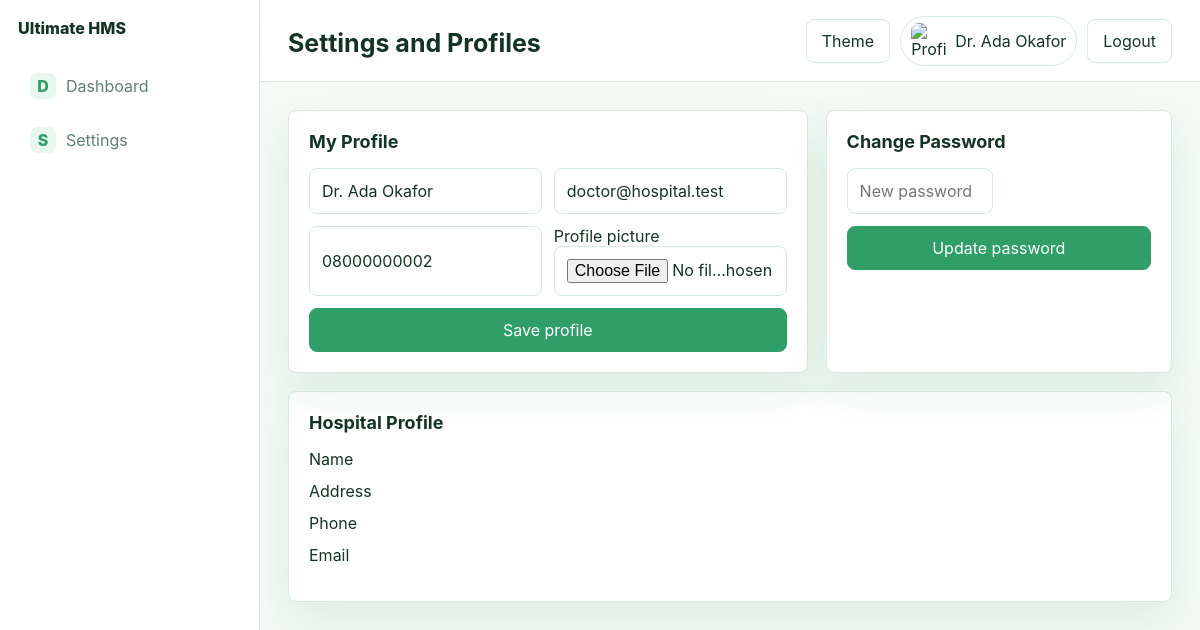
The app's page /admin/settings.php (signed in) with its own data.
### tables this page shows
CREATE TABLE IF NOT EXISTS users (
  id INT AUTO_INCREMENT PRIMARY KEY,
  role_id INT NOT NULL,
  name VARCHAR(160) NOT NULL,
  email VARCHAR(160) NOT NULL UNIQUE,
  phone VARCHAR(40) NULL,
  password_hash VARCHAR(255) NOT NULL,
  profile_photo VARCHAR(255) NULL,
  two_factor_secret VARCHAR(80) NULL,
  status ENUM('active','inactive','suspended') NOT NULL DEFAULT 'active',
  last_login_at DATETIME NULL,
  created_at TIMESTAMP DEFAULT CURRENT_TIMESTAMP,
  updated_at TIMESTAMP NULL ON UPDATE CURRENT_TIMESTAMP,
  CONSTRAINT fk_users_role FOREIGN KEY (role_id) REFERENCES roles(id)
);

### includes/bootstrap.php (called while the page is built, shortened)
<?php
$config = require dirname(__DIR__) . '/config.php';
function config(string $key, mixed $default = null): mixed
{
    global $config;
    $value = $config;
    foreach (explode('.', $key) as $part) {
        $value = $value[$part];
    }
    return $value;
}
function app_url(string $path = ''): string
{
    $scriptDir = str_replace('\\', '/', dirname($_SERVER['SCRIPT_NAME'] ?? ''));
    $base = preg_replace('#/(install|admin|api)$#', '', rtrim($scriptDir, '/'));
    $base = $base === '/' ? '' : $base;
    $scheme = (!empty($_SERVER['HTTPS']) && $_SERVER['HTTPS'] !== 'off') ? 'https' : 'http';
    $host = $_SERVER['HTTP_HOST'] ?? 'localhost';
    return "{$scheme}://{$host}{$base}/" . ltrim($path, '/');
}
function e(?string $value): string
{
    return htmlspecialchars((string) $value, ENT_QUOTES, 'UTF-8');
}

### config.sample.php (called while the page is built)
<?php
return [
    'app' => [
        'name' => 'UltimateCooperative HMS',
        'url' => 'http://localhost/UltimateCooperative',
        'timezone' => 'Africa/Lagos',
        'installed' => false,
        'jwt_secret' => 'change-this-during-installation',
        'upload_path' => __DIR__ . '/uploads',
    ],
    'database' => [
        'driver' => 'mysql',
        'host' => '127.0.0.1',
        'port' => '3306',
        'name' => 'ultimate_hms',
        'user' => 'root',
        'password' => '',
        'charset' => 'utf8mb4',
    ],
];

### config.php (called while the page is built, shortened)
<?php
return require __DIR__ . '/config.sample.php';

### includes/Auth.php (called while the page is built, shortened)
<?php
final class Auth
{
    public static function user(): ?array
    {
        return $_SESSION['user'] ?? null;
    }
    public static function can(string $permission): bool
    {
        $user = self::user();
        $count = Database::query(
            'SELECT COUNT(*) AS total FROM role_permissions rp JOIN permissions p ON p.id = rp.permission_id WHERE rp.role_id = ? AND p.slug = ?',
            [$user['role_id'], $permission]
        )->fetch()['total'] ?? 0;
        return (int) $count > 0;
    }
}

### includes/Database.php (called while the page is built, shortened)
<?php
final class Database
{
    private static ?PDO $pdo = null;
    public static function connection(): PDO
    {
        if (self::$pdo instanceof PDO) {
            return self::$pdo;
        }
        $driver = config('database.driver', 'mysql');
        $host = config('database.host');
        $port = config('database.port');
        $name = config('database.name');
        $charset = config('database.charset', 'utf8mb4');
        if ($driver === 'pgsql') {
            $dsn = "pgsql:host={$host};port={$port};dbname={$name}";
        } else {
            $dsn = "mysql:host={$host};port={$port};dbname={$name};charset={$charset}";
        }
        self::$pdo = new PDO($dsn, config('database.user'), config('database.password'), [
            PDO::ATTR_ERRMODE => PDO::ERRMODE_EXCEPTION,
            PDO::ATTR_DEFAULT_FETCH_MODE => PDO::FETCH_ASSOC,
            PDO::ATTR_EMULATE_PREPARES => false,
        ]);
        return self::$pdo;
    }
    public static function query(string $sql, array $params = []): PDOStatement
    {
        $statement = self::connection()->prepare($sql);
        $statement->execute($params);
        return $statement;
    }
}

### admin/settings.php (the view, shortened to what this page needs)
<?php
require_once dirname(__DIR__) . '/includes/bootstrap.php';
$user = Auth::user();
$freshUser = Database::query('SELECT u.*, r.name role_name FROM users u JOIN roles r ON r.id=u.role_id WHERE u.id=?', [$user['id']])->fetch();
$title = 'Settings and Profiles';
require dirname(__DIR__) . '/templates/header.php';
?>
<section class="split">
  <article class="panel">
    <h2>My Profile</h2>
    <form method="post" enctype="multipart/form-data" class="form-grid">
      <input name="name" value="<?= e($freshUser['name']) ?>" placeholder="Full name" required>
      <input name="email" value="<?= e($freshUser['email']) ?>" disabled>
      <input name="phone" value="<?= e($freshUser['phone']) ?>" placeholder="Phone">
      <label class="file">Profile picture <input name="profile_photo" type="file" accept="image/jpeg,image/png"></label>
      <button class="button primary">Save profile</button>
    </form>
  </article>
  <article class="panel">
    <h2>Change Password</h2>
    <form method="post" class="form-grid">
      <input name="password" type="password" minlength="8" placeholder="New password" required>
      <button class="button primary">Update password</button>
    </form>
  </article>
</section>
<section class="panel">
  <h2>Hospital Profile</h2>
  <?php if (Auth::can('settings.manage')): ?>
  <form method="post" enctype="multipart/form-data" class="form-grid">
    <input type="hidden" name="action" value="hospital">
    <input name="name" value="<?= e($hospital['name'] ?? '') ?>" placeholder="Hospital name" required>
    <input name="phone" value="<?= e($hospital['phone'] ?? '') ?>" placeholder="Phone" required>
    <input name="email" type="email" value="<?= e($hospital['email'] ?? '') ?>" placeholder="Email" required>
    <textarea name="address" placeholder="Address" required><?= e($hospital['address'] ?? '') ?></textarea>
    <label class="file">Hospital logo <input name="logo" type="file" accept="image/jpeg,image/png"></label>
    <button class="button primary">Save hospital settings</button>
  </form>
  <?php else: ?>
    <dl class="settings-list"><dt>Name</dt><dd></dd><dt>Address</dt><dd></dd><dt>Phone</dt><dd></dd><dt>Email</dt><dd></dd></dl>
  <?php endif; ?>
</section>
<?php require dirname(__DIR__) . '/templates/footer.php'; ?>

### templates/header.php (shortened to what this page needs)
<?php
$user = Auth::user();
$hospital = null;
?>
<!doctype html>
<html lang="en" data-theme="<?= e($_COOKIE['theme'] ?? 'light') ?>">
<head>
  <link rel="stylesheet" href="<?= app_url('css/app.css') ?>">
</head>
<body>
<div class="app-shell">
  <aside class="sidebar" id="sidebarNav">
    <a class="logo-row" href="<?= app_url('admin/dashboard.php') ?>">
      <span><?= e($hospital['name'] ?? 'Ultimate HMS') ?></span>
    </a>
    <nav>
      <?php
      $roleMenus = [
          'super_admin' => ['Dashboard','Doctor Console','Patients','Laboratory','Pharmacy','Medical Records','Wards','Staff','Billing','Stocks','Appointment','Settings'],
          'hospital_admin' => ['Dashboard','Doctor Console','Patients','Laboratory','Pharmacy','Medical Records','Wards','Staff','Billing','Stocks','Appointment','Settings'],
          'doctor' => ['Dashboard','Doctor Console','Patients','Laboratory','Medical Records','Appointment','Settings'],
          'nurse' => ['Dashboard','Patients','Wards','Appointment','Settings'],
          'receptionist' => ['Dashboard','Patients','Billing','Appointment','Settings'],
          'pharmacist' => ['Dashboard','Pharmacy','Stocks','Settings'],
          'lab_technician' => ['Dashboard','Laboratory','Settings'],
          'accountant' => ['Dashboard','Billing','Settings'],
          'patient' => ['Dashboard','Settings'],
      ];
      $allowedLabels = $roleMenus[$user['role_slug'] ?? 'patient'] ?? ['Dashboard','Settings'];
      $items = [
          ['dashboard.view','Dashboard','admin/dashboard.php'],
          ['emr.manage','Doctor Console','admin/doctor-console.php'],
          ['patients.manage','Patients','admin/patients.php'],
          ['lab.manage','Laboratory','admin/lab.php'],
          ['pharmacy.manage','Pharmacy','admin/pharmacy.php'],
          ['emr.manage','Medical Records','admin/patient-file.php'],
          ['admissions.manage','Wards','admin/wards.php'],
          ['staff.manage','Staff','admin/staff.php'],
          ['billing.manage','Billing','admin/billing.php'],
          ['pharmacy.manage','Stocks','admin/stocks.php'],
          ['appointments.manage','Appointment','admin/appointments.php'],
          ['dashboard.view','Settings','admin/settings.php'],
      ];
      foreach ($items as [$permission, $label, $href]):
          if (in_array($label, $allowedLabels, true) && Auth::can($permission)):
      ?>
        <a href="<?= app_url($href) ?>" title="<?= e($label) ?>"><span class="nav-icon"><?= e(substr($label, 0, 1)) ?></span><?= e($label) ?></a>
      <?php endif; endforeach; ?>
    </nav>
  </aside>
  <section class="main">
    <header class="topbar">
      <div>
        <h1><?= e($title ?? 'Dashboard') ?></h1>
      </div>
      <div class="top-actions">
        <button class="button ghost" id="themeToggle" title="Toggle theme">Theme</button>
        <?php if ($user): ?>
          <div class="profile-chip">
            <?php if (!empty($user['profile_photo'])): ?><img src="<?= app_url($user['profile_photo']) ?>" alt="Profile"><?php endif; ?>
            <span><?= e($user['name']) ?></span>
          </div>
          <a class="button ghost" href="<?= app_url('logout.php') ?>">Logout</a>
        <?php endif; ?>
      </div>
    </header>
    <main class="content">

### css/app.css (style rules this page uses)
:root { --bg: #f3fbf6; --panel: #ffffff; --text: #143326; --muted: #5f7f70; --primary: #2f9e68; --accent: #86cfa3; --danger: #b42318; --line: #d7eadf; --soft: #e8f8ee; --shadow: 0 18px 45px rgba(30, 112, 72, .1); }
* { box-sizing: border-box; }
body { margin: 0; background: var(--bg); color: var(--text); font-family: Inter, Segoe UI, Arial, sans-serif; }
a { color: inherit; text-decoration: none; }
input, select, textarea, button { font: inherit; }
input, select, textarea { width: 100%; border: 1px solid var(--line); background: var(--panel); color: var(--text); border-radius: 8px; padding: 12px; }
.app-shell { display: grid; grid-template-columns: 260px 1fr; min-height: 100vh; }
.sidebar { background: var(--panel); border-right: 1px solid var(--line); padding: 18px; position: sticky; top: 0; height: 100vh; z-index: 5; }
.logo-row { display: flex; align-items: center; gap: 10px; font-weight: 800; margin-bottom: 24px; }
.logo-row img, .profile-chip img { width: 36px; height: 36px; border-radius: 8px; object-fit: cover; }
.sidebar nav { display: grid; gap: 6px; }
.sidebar nav a { display: flex; gap: 10px; align-items: center; padding: 11px 12px; border-radius: 8px; color: var(--muted); }
.nav-icon { display: grid; place-items: center; width: 26px; height: 26px; border-radius: 7px; background: var(--soft); color: var(--primary); font-weight: 800; }
.main { min-width: 0; }
.topbar { min-height: 82px; background: rgba(255, 255, 255, .86); backdrop-filter: blur(14px); border-bottom: 1px solid var(--line); display: flex; align-items: center; justify-content: space-between; gap: 14px; padding: 14px 28px; position: sticky; top: 0; z-index: 2; }
.topbar h1 { margin: 4px 0 0; font-size: 25px; }
.top-actions { display: flex; gap: 10px; align-items: center; }
.profile-chip { display: flex; gap: 8px; align-items: center; background: var(--panel); border: 1px solid var(--line); border-radius: 999px; padding: 6px 10px; }
.content { padding: 28px; }
.button { border: 1px solid var(--line); background: var(--panel); color: var(--text); border-radius: 8px; padding: 11px 15px; cursor: pointer; display: inline-flex; align-items: center; justify-content: center; }
.button.primary { background: var(--primary); color: #fff; border-color: var(--primary); }
.button.ghost { background: transparent; }
.panel, .stat-card { background: var(--panel); border: 1px solid var(--line); border-radius: 8px; box-shadow: var(--shadow); }
.panel { padding: 20px; margin-bottom: 18px; }
.panel h2 { margin: 0 0 16px; font-size: 18px; }
.dashboard-grid, .split, .doctor-layout { display: grid; grid-template-columns: 1.35fr .9fr; gap: 18px; }
.form-grid { display: grid; grid-template-columns: 1fr 1fr; gap: 12px; }
.form-grid textarea, .form-grid fieldset, .form-grid .button { grid-column: 1 / -1; }
.settings-list { display: grid; grid-template-columns: 140px 1fr; gap: 12px; }

### records on screen
users: name "Dr. Ada Okafor", email "doctor@hospital.test", phone "08000000002"

### other values on screen
$hospital['name'] "Ultimate HMS"
substr($label, 0, 1) "D"
$label "Dashboard"
substr($label, 0, 1) "S"
$label "Settings"
$title "Settings and Profiles"
